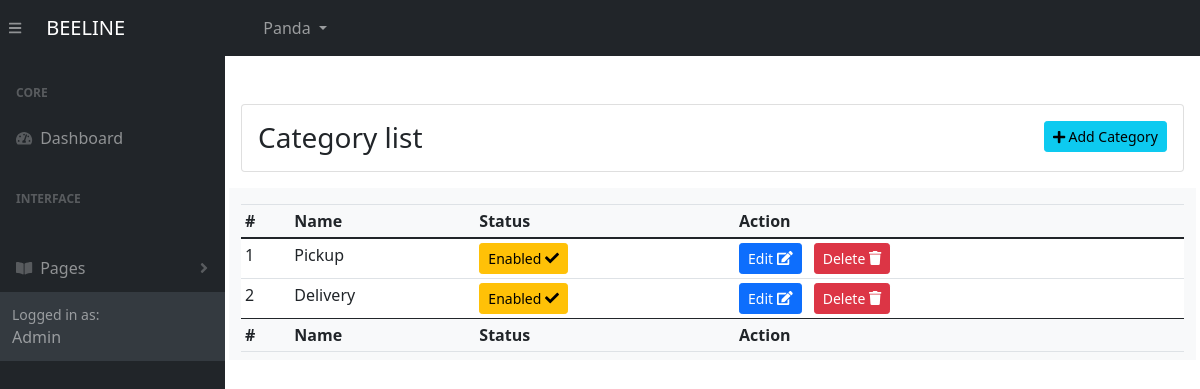
/admin/screens/pages/category-list.php (signed in), run on the app's committed database.
### tables this page shows
CREATE TABLE `users` (
  `user_id` int(11) NOT NULL,
  `user_name` varchar(50) DEFAULT NULL,
  `user_type` int(11) DEFAULT NULL,
  `email` varchar(255) DEFAULT NULL,
  `password` varchar(255) DEFAULT NULL,
  `user_image` varchar(100) NOT NULL,
  `status` int(11) DEFAULT NULL
);

CREATE TABLE `category` (
  `cat_id` int(11) NOT NULL,
  `cat_name` varchar(50) DEFAULT NULL,
  `status` int(11) DEFAULT NULL
);

### class/cls_db.php (called while the page is built, shortened)
<?php
function make_connection() {
	return mysqli_connect( 'localhost', 'Zainab1', 'Zainab@25', 'beeline_db' );
}
function select( $Query ) {
	$conn         = make_connection();
	$result_array = mysqli_query( $conn, $Query );
	if ( empty( $result_array ) ) {
		return 0;
	} else {
		return $result_array;
	}
}

### admin/screens/pages/category-list.php (the view, shortened to what this page needs)
<?php require '../../../class/cls_db.php'; ?>
<!DOCTYPE html>
<html lang="en-US" dir="ltr">
<?php
		require '../../includes/header.php';
		$Query    = 'SELECT * FROM category';
		$cat_list = select( $Query );
		$list_title = 'Category list';
?>
<body class="sb-nav-fixed">
    <?php require '../../includes/navbar.php';?>
    <div id="layoutSidenav">
      	<?php  require '../../includes/menu.php'; ?>
        <div id="layoutSidenav_content">
        	<main class="main mt-5 ml-3 mr-3" id="top">
				<div class="card mb-3">
					<div class="card-body d-flex justify-content-between">
						<h3 class="mb-0"><?php echo $list_title; ?></h3>
						<a href="add-category.php">
							<button class="btn btn-sm btn-info"> <i class="fa fa-plus"></i> Add Category </button>
						</a>
					</div>
				</div>
				<div class="row no-gutters">
					<div class="bg-light w-100 pt-3 pb-2">
						<table class="table table-sm table-dashboard data-table no-wrap mb-0 fs--1 w-100 ">
							<thead class="bg-200">
								<tr>
									<th>#</th>
									<th>Name</th>
									<th>Status</th>
									<th>Action</th>
								</tr>
							</thead>
							<tbody class="bg-white">
								<?php
									if ( $cat_list ) {
										$sr_no = 0;
										foreach ( $cat_list as $record ) {
											$record_id = $record['cat_id'];
						 					if ( $record['status'] ) {
												$status = "<a href='../helpingfiles/changestatus.php?tbl=category&val=0&conditionCol=cat_id&conditionVal=$record_id' class='btn btn-sm btn-warning'>Enabled <i class='fa fa-check'></i></a>";
											} else {
													$status = "<a href='../helpingfiles/changestatus.php?tbl=category&val=1&conditionCol=cat_id&conditionVal=$record_id' class='btn btn-sm btn-secondary'>Disabled <i class='fa fa-ban'></i></a>";
													}
										$sr_no++;
													?>
								<tr>
									<td><?php echo $sr_no; ?></td>
									<td><?php echo $record['cat_name']; ?></td>
									<td><?php echo $status; ?></td>
									<td>
										<a href='add-category.php?cat_id=<?php echo $record_id; ?>' class='mr-2 btn btn-sm btn-primary'>Edit <i class='fa fa-edit'></i></a>
										<a href='../helpingfiles/delete.php?tbl=category&conditionCol=cat_id&conditionVal=<?php echo $record_id; ?>' class='mr-2 btn btn-sm btn-danger' onclick='return confirm("Are You Sure?");'>Delete <i class='fa fa-trash'></i></a>
									</td>
								</tr>
								<?php
										}
									}
								?>
							</tbody>
							<tfoot class="bg-200">
								<tr>
									<th>#</th>
									<th>Name</th>
									<th>Status</th>
									<th>Action</th>
								</tr>
							</tfoot>
						</table>
					</div>
				</div>
		    </main>
	    </div>
	</div>
</body>
</html>

### admin/includes/navbar.php (shortened to what this page needs)
<?php
$admin_id    = $_SESSION['admin'];
$adminQuery  = "SELECT * FROM users WHERE user_id = $admin_id";
$adminArray  = select( $adminQuery );
$adminRecord = mysqli_fetch_array( $adminArray );
?>
<nav class="sb-topnav navbar navbar-expand navbar-dark bg-dark">
    <button class="btn btn-link btn-sm order-1 order-lg-0 me-4 me-lg-0" id="sidebarToggle" href="#!"><i class="fas fa-bars"></i></button>
    <a class="navbar-brand ps-3" href="home.php">BEELINE</a>
    <ul class="navbar-nav ms-auto ms-md-0 me-3 me-lg-4">
        <li class="nav-item dropdown">
            <a class="nav-link dropdown-toggle" id="navbarDropdown" href="#" role="button" data-bs-toggle="dropdown" aria-expanded="false"><?php echo $adminRecord['user_name']; ?> </a>
        </li>
    </ul>
</nav>

### data on the page
users: user_name "Panda"
category: cat_name "Pickup"
category: cat_name "Delivery"

### other printed values
$list_title "Category list"
